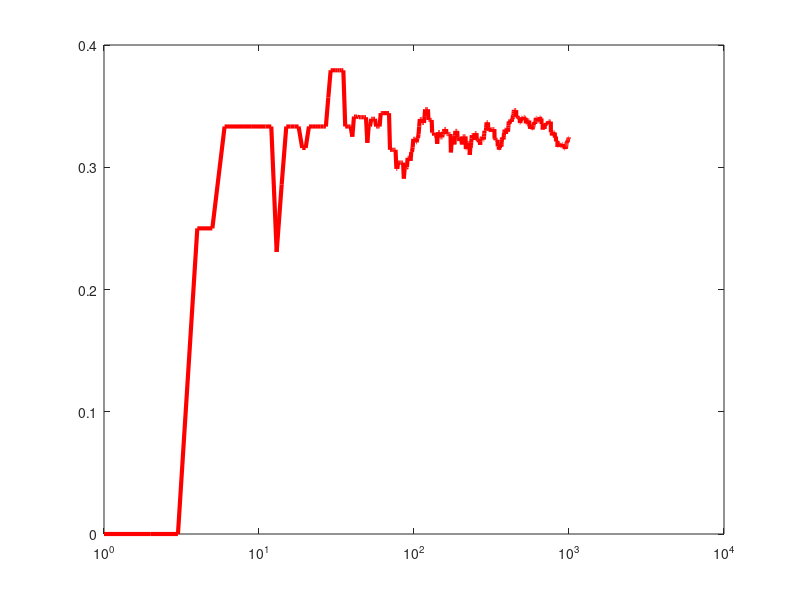

MATLAB code for this plot:
%3. Riddle
rng('shuffle');
nsample = 1000;
winCounter = 0;
oddsOfWin = zeros(nsample,1);
doors = [1,2,3];
for isample = 2:nsample+1
    doorWithCar = randi(3);
    myChoice = randi(3);
    hostChoice = doors(doors~=doorWithCar);
    hostChoice = hostChoice(hostChoice~=myChoice);
    hostChoice = hostChoice(randi(length(hostChoice)));
    if myChoice == doorWithCar
        winCounter = winCounter + 1;
        oddsOfWin(isample) = winCounter/isample;
    else
        oddsOfWin(isample) = oddsOfWin(isample-1);
    end
    disp(['odds of winning by NOT switching:',num2str(oddsOfWin(isample))]);
end
plot(oddsOfWin,'lineWidth',3,'color','red');
set(gca,'xscale','log');